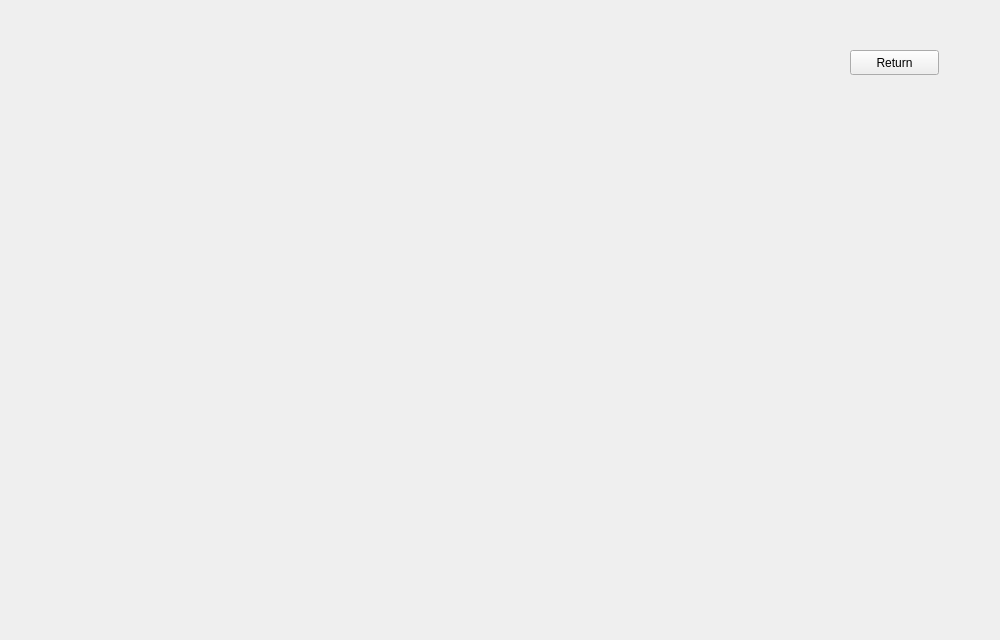
<?xml version="1.0" encoding="UTF-8"?>
<ui version="4.0">
 <class>SettingPage</class>
 <widget class="QWidget" name="SettingPage">
  <property name="geometry">
   <rect>
    <x>0</x>
    <y>0</y>
    <width>1000</width>
    <height>640</height>
   </rect>
  </property>
  <property name="windowTitle">
   <string>Form</string>
  </property>
  <widget class="QPushButton" name="return_btn">
   <property name="geometry">
    <rect>
     <x>850</x>
     <y>50</y>
     <width>89</width>
     <height>25</height>
    </rect>
   </property>
   <property name="text">
    <string>Return</string>
   </property>
  </widget>
 </widget>
 <resources/>
 <connections/>
</ui>
